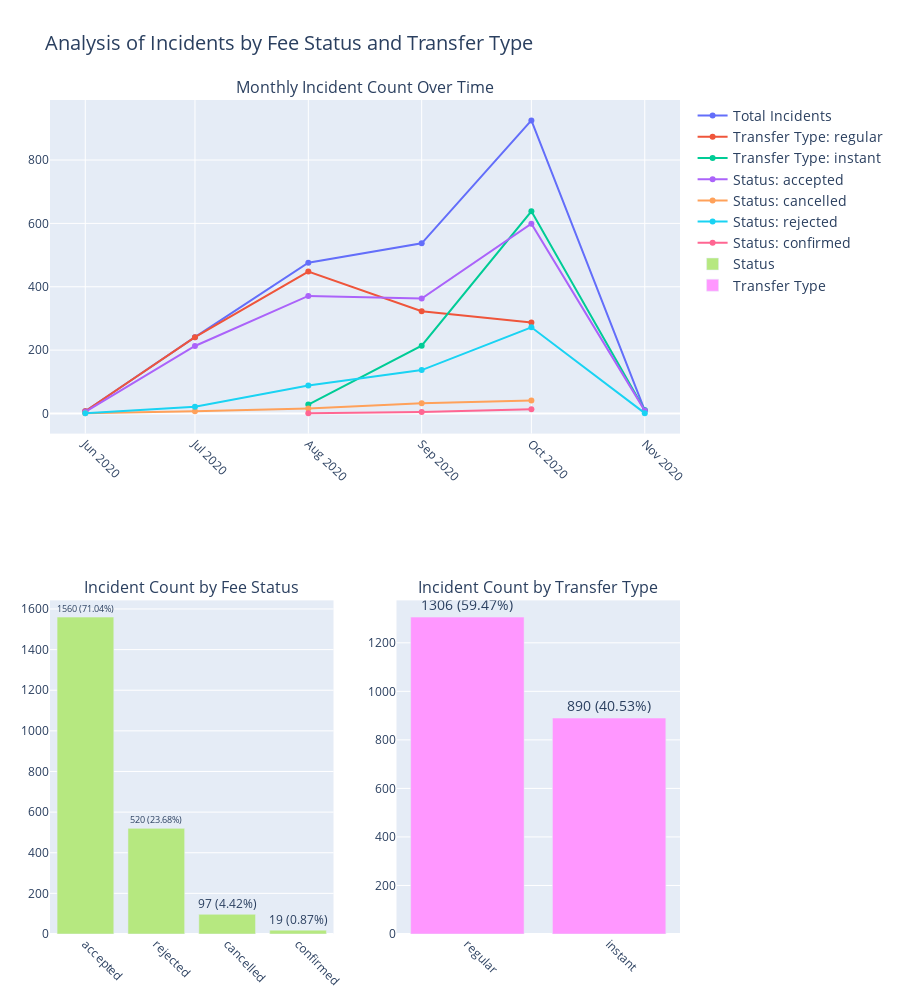

Notebook source saved alongside this figure:
### Markdown cell above
# Detailed Analysis of Incidents by Fee Status and Transfer Type
In this section, we perform a detailed analysis of incidents by fee status and transfer type. We will create a comprehensive figure that includes line plots for monthly incident counts and bar plots for incident counts by fee status and transfer type.

### Data Preparation
We start by converting the created_at columns to datetime format and filtering the data to include only incidents.

### Convert Columns to Datetime
We ensure that the created_at columns are in datetime format for both datasets.

### Filter Data for Incidents
We filter the fees data to include only records marked as incidents.

### Merge Data for Detailed Analysis
We merge the incident data with the cash requests data to obtain more details, ensuring both status columns are retained with distinct names.

### Add Year-Month Column
We add a year_month column to both datasets to facilitate monthly grouping.

### Calculate Monthly Incidents and Transactions
We calculate the number of incidents and total transactions for each month.

### Merge Incident and Transaction Data
We merge the monthly incident counts with the monthly transaction counts to calculate the incident percentage for each month.

### Count Incidents by Fee Status and Transfer Type
We calculate the number of incidents by fee status and by transfer type, and compute their proportions.

### Create Line and Bar Plots
We create a comprehensive figure using subplots that includes line plots for the monthly incident counts and bar plots for incident counts by fee status and transfer type.

### Line Plots for Monthly Incidents
We create line plots to show the total incidents, and incidents broken down by transfer type and fee status, over time.

### Bar Plots for Incident Counts by Fee Status and Transfer Type
We create bar plots to show the count and proportion of incidents by fee status and transfer type.

### Combine Plots into a Single Figure
We use plotly.subplots to combine the line and bar plots into a single figure.

### Update Layout
We adjust the layout of the figure to ensure it is large enough and the font sizes are appropriate for readability.

This analysis provides a detailed view of incident trends over time and the distribution of incidents by fee status and transfer type. The interactive visualizations facilitate easy exploration and understanding of the data.

### Code cell
import pandas as pd
import plotly.express as px
import plotly.graph_objects as go
from plotly.subplots import make_subplots

# Convertir columnas 'created_at' a datetime
fees_data['created_at'] = pd.to_datetime(fees_data['created_at'])
cash_requests_data['created_at'] = pd.to_datetime(cash_requests_data['created_at'])

# Filtrar por incidentes en los datos de tarifas
incident_data = fees_data[fees_data['type'] == 'incident']

# Unir datos de incidentes con datos de solicitudes para obtener más detalles
# Mantener ambas columnas 'status' con alias diferentes
incident_data = incident_data.merge(
    cash_requests_data[['id', 'transfer_type', 'status']],
    left_on='cash_request_id', 
    right_on='id', 
    how='left',
    suffixes=('_fee', '_cash_request')
)

# Agregar columna year_month para agrupar por mes
incident_data['year_month'] = incident_data['created_at'].dt.to_period('M')
cash_requests_data['year_month'] = cash_requests_data['created_at'].dt.to_period('M')

# Contar incidentes y transacciones totales por mes
monthly_incidents = incident_data.groupby('year_month').size().reset_index(name='Incident Count')
monthly_transactions = cash_requests_data.groupby('year_month').size().reset_index(name='Transaction Count')

# Unir incidentes con transacciones para calcular el porcentaje
monthly_data = monthly_incidents.merge(monthly_transactions, on='year_month')
monthly_data['Incident Percentage'] = monthly_data['Incident Count'] / monthly_data['Transaction Count'] * 100
monthly_data['year_month'] = monthly_data['year_month'].astype(str)

# Contar incidentes por status de tarifas
incident_status_counts = incident_data['status_fee'].value_counts().reset_index()
incident_status_counts.columns = ['Status', 'Incident Count']
incident_status_counts['Proportion'] = incident_status_counts['Incident Count'] / incident_status_counts['Incident Count'].sum()

# Contar incidentes por tipo de transferencia
incident_transfer_type_counts = incident_data['transfer_type'].value_counts().reset_index()
incident_transfer_type_counts.columns = ['Transfer Type', 'Incident Count']
incident_transfer_type_counts['Proportion'] = incident_transfer_type_counts['Incident Count'] / incident_transfer_type_counts['Incident Count'].sum()

# Crear gráficos de líneas adicionales para cada transfer_type y status
# Incidentes por tipo de transferencia
transfer_type_data = incident_data.groupby(['year_month', 'transfer_type']).size().reset_index(name='Incident Count')
transfer_type_data = transfer_type_data.merge(monthly_transactions, on='year_month')
transfer_type_data['Incident Percentage'] = transfer_type_data['Incident Count'] / transfer_type_data['Transaction Count'] * 100
transfer_type_data['year_month'] = transfer_type_data['year_month'].astype(str)

# Incidentes por status de tarifas
status_data = incident_data.groupby(['year_month', 'status_fee']).size().reset_index(name='Incident Count')
status_data = status_data.merge(monthly_transactions, on='year_month')
status_data['Incident Percentage'] = status_data['Incident Count'] / status_data['Transaction Count'] * 100
status_data['year_month'] = status_data['year_month'].astype(str)

# Crear una figura con subplots
fig = make_subplots(
    rows=2, cols=2, 
    specs=[[{"colspan": 2}, None], [{"type": "bar"}, {"type": "bar"}]],
    subplot_titles=("Monthly Incident Count Over Time", "Incident Count by Fee Status", "Incident Count by Transfer Type"),
    vertical_spacing=0.2,
    horizontal_spacing=0.1
)

# Agregar el gráfico de líneas
fig.add_trace(
    go.Scatter(x=monthly_data['year_month'], y=monthly_data['Incident Count'],
               mode='lines+markers', name='Total Incidents',
               text=monthly_data['Incident Percentage'].map(lambda x: f"{x:.2f}%"),
               hovertemplate='%{y} incidents (%{text})<extra></extra>'),
    row=1, col=1
)

# Agregar el gráfico de líneas para incidentes por tipo de transferencia
for transfer_type in transfer_type_data['transfer_type'].unique():
    data = transfer_type_data[transfer_type_data['transfer_type'] == transfer_type]
    fig.add_trace(
        go.Scatter(x=data['year_month'], y=data['Incident Count'],
                   mode='lines+markers', name=f'Transfer Type: {transfer_type}',
                   text=data['Incident Percentage'].map(lambda x: f"{x:.2f}%"),
                   hovertemplate='%{y} incidents (%{text})<extra></extra>'),
        row=1, col=1
    )

# Agregar el gráfico de líneas para incidentes por status
for status in status_data['status_fee'].unique():
    data = status_data[status_data['status_fee'] == status]
    fig.add_trace(
        go.Scatter(x=data['year_month'], y=data['Incident Count'],
                   mode='lines+markers', name=f'Status: {status}',
                   text=data['Incident Percentage'].map(lambda x: f"{x:.2f}%"),
                   hovertemplate='%{y} incidents (%{text})<extra></extra>'),
        row=1, col=1
    )

# Agregar gráfico de barras: Incidentes por Status de Tarifas
fig.add_trace(
    go.Bar(x=incident_status_counts['Status'], y=incident_status_counts['Incident Count'],
           text=incident_status_counts.apply(lambda row: f"{row['Incident Count']} ({row['Proportion']:.2%})", axis=1),
           textposition='outside', name='Status'),
    row=2, col=1
)

# Agregar gráfico de barras: Incidentes por Tipo de Transferencia
fig.add_trace(
    go.Bar(x=incident_transfer_type_counts['Transfer Type'], y=incident_transfer_type_counts['Incident Count'],
           text=incident_transfer_type_counts.apply(lambda row: f"{row['Incident Count']} ({row['Proportion']:.2%})", axis=1),
           textposition='outside', name='Transfer Type'),
    row=2, col=2
)

# Actualizar el layout
fig.update_layout(
    height=1000,  # Aumentar la altura de la figura
    showlegend=True,
    title_text="Analysis of Incidents by Fee Status and Transfer Type",
    title_font_size=20,
    margin=dict(l=50, r=50, t=100, b=50),
    font=dict(size=14)  # Aumentar el tamaño de la fuente
)

# Ajustar el tamaño de las subtramas
fig.update_xaxes(tickangle=45, tickfont=dict(size=12))
fig.update_yaxes(tickfont=dict(size=12))

# Mostrar la figura
fig.show()

### Figure 1 — Plotly figure (JSON) as saved in the notebook; plotly's stock layout.template omitted (floating-point values rounded to 4 significant figures)
{"data": [{"hovertemplate": "%{y} incidents (%{text})<extra></extra>", "mode": "lines+markers", "name": "Total Incidents", "text": ["0.27%", "6.69%", "13.93%", "12.72%", "11.97%", "7.14%"], "type": "scatter", "x": ["2020-06", "2020-07", "2020-08", "2020-09", "2020-10", "2020-11"], "xaxis": "x", "y": [7, 241, 476, 537, 925, 10], "yaxis": "y"}, {"hovertemplate": "%{y} incidents (%{text})<extra></extra>", "mode": "lines+markers", "name": "Transfer Type: regular", "text": ["0.27%", "6.69%", "13.11%", "7.65%", "3.72%"], "type": "scatter", "x": ["2020-06", "2020-07", "2020-08", "2020-09", "2020-10"], "xaxis": "x", "y": [7, 241, 448, 323, 287], "yaxis": "y"}, {"hovertemplate": "%{y} incidents (%{text})<extra></extra>", "mode": "lines+markers", "name": "Transfer Type: instant", "text": ["0.82%", "5.07%", "8.26%", "7.14%"], "type": "scatter", "x": ["2020-08", "2020-09", "2020-10", "2020-11"], "xaxis": "x", "y": [28, 214, 638, 10], "yaxis": "y"}, {"hovertemplate": "%{y} incidents (%{text})<extra></extra>", "mode": "lines+markers", "name": "Status: accepted", "text": ["0.19%", "5.92%", "10.86%", "8.60%", "7.75%", "6.43%"], "type": "scatter", "x": ["2020-06", "2020-07", "2020-08", "2020-09", "2020-10", "2020-11"], "xaxis": "x", "y": [5, 213, 371, 363, 599, 9], "yaxis": "y"}, {"hovertemplate": "%{y} incidents (%{text})<extra></extra>", "mode": "lines+markers", "name": "Status: cancelled", "text": ["0.04%", "0.19%", "0.47%", "0.76%", "0.53%"], "type": "scatter", "x": ["2020-06", "2020-07", "2020-08", "2020-09", "2020-10"], "xaxis": "x", "y": [1, 7, 16, 32, 41], "yaxis": "y"}, {"hovertemplate": "%{y} incidents (%{text})<extra></extra>", "mode": "lines+markers", "name": "Status: rejected", "text": ["0.04%", "0.58%", "2.58%", "3.25%", "3.52%", "0.71%"], "type": "scatter", "x": ["2020-06", "2020-07", "2020-08", "2020-09", "2020-10", "2020-11"], "xaxis": "x", "y": [1, 21, 88, 137, 272, 1], "yaxis": "y"}, {"hovertemplate": "%{y} incidents (%{text})<extra></extra>", "mode": "lines+markers", "name": "Status: confirmed", "text": ["0.03%", "0.12%", "0.17%"], "type": "scatter", "x": ["2020-08", "2020-09", "2020-10"], "xaxis": "x", "y": [1, 5, 13], "yaxis": "y"}, {"name": "Status", "text": ["1560 (71.04%)", "520 (23.68%)", "97 (4.42%)", "19 (0.87%)"], "textposition": "outside", "type": "bar", "x": ["accepted", "rejected", "cancelled", "confirmed"], "xaxis": "x2", "y": [1560, 520, 97, 19], "yaxis": "y2"}, {"name": "Transfer Type", "text": ["1306 (59.47%)", "890 (40.53%)"], "textposition": "outside", "type": "bar", "x": ["regular", "instant"], "xaxis": "x3", "y": [1306, 890], "yaxis": "y3"}], "layout": {"annotations": [{"font": {"size": 16}, "showarrow": false, "text": "Monthly Incident Count Over Time", "x": 0.5, "xanchor": "center", "xref": "paper", "y": 1, "yanchor": "bottom", "yref": "paper"}, {"font": {"size": 16}, "showarrow": false, "text": "Incident Count by Fee Status", "x": 0.225, "xanchor": "center", "xref": "paper", "y": 0.4, "yanchor": "bottom", "yref": "paper"}, {"font": {"size": 16}, "showarrow": false, "text": "Incident Count by Transfer Type", "x": 0.775, "xanchor": "center", "xref": "paper", "y": 0.4, "yanchor": "bottom", "yref": "paper"}], "font": {"size": 14}, "height": 1000, "margin": {"b": 50, "l": 50, "r": 50, "t": 100}, "showlegend": true, "title": {"font": {"size": 20}, "text": "Analysis of Incidents by Fee Status and Transfer Type"}, "xaxis": {"anchor": "y", "domain": [0, 1], "tickangle": 45, "tickfont": {"size": 12}}, "xaxis2": {"anchor": "y2", "domain": [0, 0.45], "tickangle": 45, "tickfont": {"size": 12}}, "xaxis3": {"anchor": "y3", "domain": [0.55, 1], "tickangle": 45, "tickfont": {"size": 12}}, "yaxis": {"anchor": "x", "domain": [0.6, 1], "tickfont": {"size": 12}}, "yaxis2": {"anchor": "x2", "domain": [0, 0.4], "tickfont": {"size": 12}}, "yaxis3": {"anchor": "x3", "domain": [0, 0.4], "tickfont": {"size": 12}}}}
